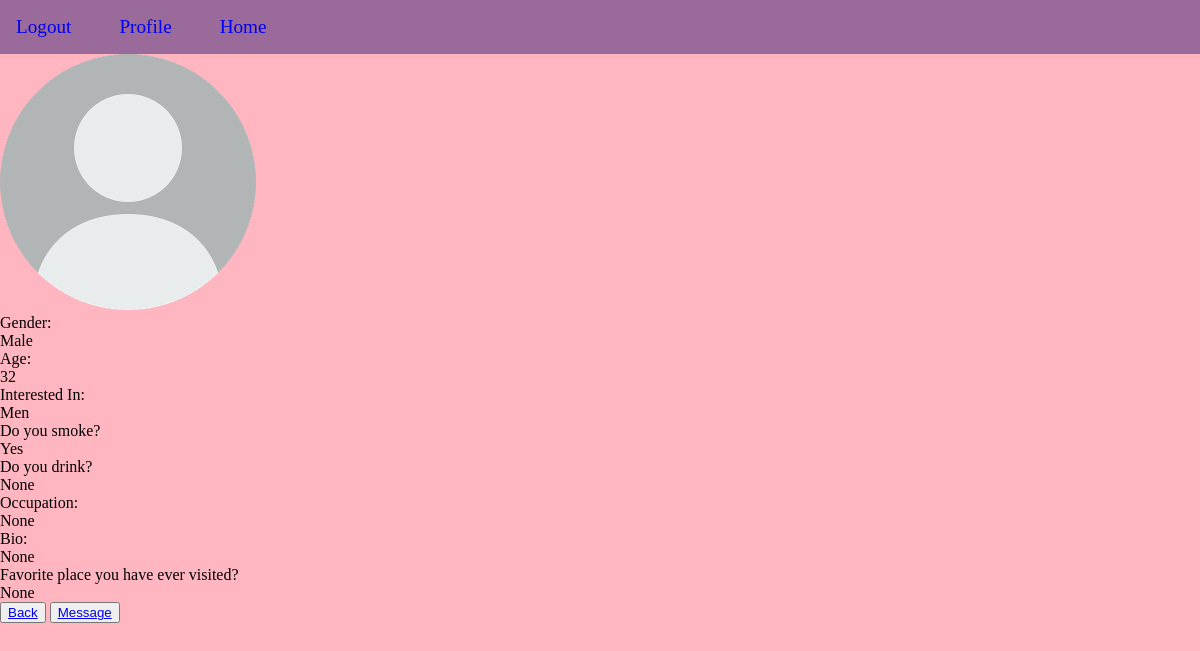
The page /partner_profile/2 (signed in) on the database its author committed.
### app/models.py (models this page shows, shortened)
class DatingProfile(models.Model):
    user_profile = models.ForeignKey(
        Profile,
        on_delete=models.CASCADE,
        related_name="dating_profile_user",
        null=True,
    )
    created = models.BooleanField(default=False)
    profile_pic = models.ImageField(
        default="default_pic.jpg",
        null=True,
        blank=True,
    )
    gender_options = (("Male", "MALE"), ("Female", "FEMALE"))
    interested_in_options = ("Men", "MEN"), ("Women", "WOMEN"), ("Both", "BOTH")
    yes_or_no_options = (("Yes", "YES"), ("No", "NO"))
    gender = models.CharField(max_length=50, choices=gender_options, null=True)
    age = models.IntegerField(null=True)
    interested_in = models.CharField(
        max_length=50, choices=interested_in_options, null=True
    )
    smoker = models.CharField(max_length=50, choices=yes_or_no_options, null=True)
    drinker = models.CharField(max_length=50, choices=yes_or_no_options, null=True)
    occupation = models.CharField(max_length=50, null=True)
    bio = models.TextField(null=True)
    favorite_place_ever_been = models.TextField(null=True)

### app/views.py (the view)
# urls.py: path("partner_profile/<int:id>", partner_profile_view, name="partner"),
@login_required(login_url="login")
def partner_profile_view(request, id):
    partner = Profile.objects.get(user__id=id)
    dating_profile = DatingProfile.objects.get(user_profile=partner)
    context = {"dating_profile": dating_profile}
    return render(request, "potiental_partner_profile.html", context)

### app/templates/potiental_partner_profile.html (shortened to what this page needs)
{%extends 'home.html'%}
{%block content%}
<div id="partner_profile_image_container">
    <img src="{{dating_profile.profile_pic.url}}"/>
</div>
<div id="partner_profile_gender_container"><div id="gender">Gender: </div>{{dating_profile.gender}}</div>
<div id="partner_profile_age_container"><div id="age">Age:</div>{{dating_profile.age}}</div>
<div id="partner_profile_interested_in_container">
  <div id="partner_interested_in">Interested In: </div>{{dating_profile.interested_in}}
</div>
<div id="partner_profile_smoker_container"><div id="smoker">Do you smoke? </div>{{dating_profile.smoker}}</div>
<div id="partner_profile_drinker_container"><div id="drinker">Do you drink? </div>{{dating_profile.drinker}}</div>
<div id="partner_profile_occupation_container"><div id="job">Occupation: </div>{{dating_profile.occupation}}</div>
<div id="partner_profile_bio_container"><div id="bio">Bio: </div>{{dating_profile.bio}}</div>
<div id="partner_profile_favorite_place_ever_been_container"><div id="favorite_place_ever_been">Favorite place you have ever visited? </div>{{dating_profile.favorite_place_ever_been}}</div>
<button> <a href= "{% url "matchmaking"%}" >Back</a></button>
<button> <a href= # >Message</a></button>
{%endblock content%}

### app/static/styles.css (style rules this page uses)
body { margin: 0; background-color: lightpink; }

### rows shown on the page
DatingProfile: profile_pic (placeholder picture), gender "Male", age "32", interested_in "Men", smoker "Yes", drinker "None", occupation "None", bio "None", favorite_place_ever_been "None"
